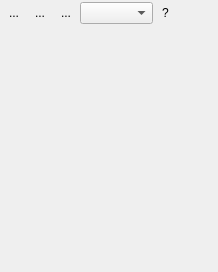
<?xml version="1.0" encoding="UTF-8"?>
<ui version="4.0">
 <class>dockMapViews</class>
 <widget class="QDockWidget" name="dockMapViews">
  <property name="geometry">
   <rect>
    <x>0</x>
    <y>0</y>
    <width>218</width>
    <height>272</height>
   </rect>
  </property>
  <property name="minimumSize">
   <size>
    <width>124</width>
    <height>218</height>
   </size>
  </property>
  <property name="windowTitle">
   <string>Map Views</string>
  </property>
  <widget class="QWidget" name="dockWidgetContents">
   <layout class="QVBoxLayout" name="verticalLayout">
    <property name="spacing">
     <number>2</number>
    </property>
    <property name="margin">
     <number>2</number>
    </property>
    <item>
     <widget class="QFrame" name="BVButtonList">
      <property name="sizePolicy">
       <sizepolicy hsizetype="Preferred" vsizetype="Preferred">
        <horstretch>0</horstretch>
        <verstretch>0</verstretch>
       </sizepolicy>
      </property>
      <property name="minimumSize">
       <size>
        <width>25</width>
        <height>0</height>
       </size>
      </property>
      <property name="maximumSize">
       <size>
        <width>16777215</width>
        <height>16777215</height>
       </size>
      </property>
      <property name="frameShape">
       <enum>QFrame::NoFrame</enum>
      </property>
      <property name="frameShadow">
       <enum>QFrame::Raised</enum>
      </property>
      <layout class="QHBoxLayout" name="horizontalLayout">
       <property name="spacing">
        <number>2</number>
       </property>
       <property name="margin">
        <number>0</number>
       </property>
       <item>
        <widget class="QToolButton" name="btnAddMapView">
         <property name="sizePolicy">
          <sizepolicy hsizetype="Fixed" vsizetype="Fixed">
           <horstretch>0</horstretch>
           <verstretch>0</verstretch>
          </sizepolicy>
         </property>
         <property name="text">
          <string>...</string>
         </property>
         <property name="icon">
          <iconset resource="resources.qrc">
           <normaloff>:/timeseriesviewer/icons/mActionAddMapView.svg</normaloff>:/timeseriesviewer/icons/mActionAddMapView.svg</iconset>
         </property>
         <property name="autoRaise">
          <bool>true</bool>
         </property>
        </widget>
       </item>
       <item>
        <widget class="QToolButton" name="btnRemoveMapView">
         <property name="sizePolicy">
          <sizepolicy hsizetype="Preferred" vsizetype="Preferred">
           <horstretch>0</horstretch>
           <verstretch>0</verstretch>
          </sizepolicy>
         </property>
         <property name="autoFillBackground">
          <bool>false</bool>
         </property>
         <property name="text">
          <string>...</string>
         </property>
         <property name="icon">
          <iconset resource="resources.qrc">
           <normaloff>:/timeseriesviewer/icons/mActionRemoveMapView.svg</normaloff>:/timeseriesviewer/icons/mActionRemoveMapView.svg</iconset>
         </property>
         <property name="autoRaise">
          <bool>true</bool>
         </property>
        </widget>
       </item>
       <item>
        <widget class="QToolButton" name="btnRefresh">
         <property name="toolTip">
          <string>Refresh map view rendering</string>
         </property>
         <property name="text">
          <string>...</string>
         </property>
         <property name="icon">
          <iconset resource="resources.qrc">
           <normaloff>:/timeseriesviewer/icons/mActionRefresh.png</normaloff>:/timeseriesviewer/icons/mActionRefresh.png</iconset>
         </property>
         <property name="autoRaise">
          <bool>true</bool>
         </property>
        </widget>
       </item>
       <item>
        <widget class="QComboBox" name="cbMapView">
         <property name="sizePolicy">
          <sizepolicy hsizetype="Preferred" vsizetype="Preferred">
           <horstretch>1</horstretch>
           <verstretch>0</verstretch>
          </sizepolicy>
         </property>
        </widget>
       </item>
       <item>
        <widget class="QToolButton" name="btnHighlightMapView">
         <property name="text">
          <string>?</string>
         </property>
         <property name="autoRaise">
          <bool>true</bool>
         </property>
        </widget>
       </item>
       <item>
        <spacer name="horizontalSpacer">
         <property name="orientation">
          <enum>Qt::Horizontal</enum>
         </property>
         <property name="sizeHint" stdset="0">
          <size>
           <width>40</width>
           <height>20</height>
          </size>
         </property>
        </spacer>
       </item>
      </layout>
     </widget>
    </item>
    <item>
     <widget class="QStackedWidget" name="stackedWidget"/>
    </item>
   </layout>
  </widget>
  <action name="actionApplyStyles">
   <property name="icon">
    <iconset resource="resources.qrc">
     <normaloff>:/timeseriesviewer/icons/mActionRefresh.png</normaloff>:/timeseriesviewer/icons/mActionRefresh.png</iconset>
   </property>
   <property name="text">
    <string>ApplyStyles</string>
   </property>
   <property name="toolTip">
    <string>Refresh this map view and apply all render settings</string>
   </property>
  </action>
  <action name="actionRemoveMapView">
   <property name="icon">
    <iconset resource="resources.qrc">
     <normaloff>:/timeseriesviewer/icons/mActionRemoveMapView.svg</normaloff>:/timeseriesviewer/icons/mActionRemoveMapView.svg</iconset>
   </property>
   <property name="text">
    <string>Remove view</string>
   </property>
   <property name="toolTip">
    <string>Remove this map view</string>
   </property>
  </action>
  <action name="actionAddMapView">
   <property name="icon">
    <iconset resource="resources.qrc">
     <normaloff>:/timeseriesviewer/icons/mActionAddMapView.svg</normaloff>:/timeseriesviewer/icons/mActionAddMapView.svg</iconset>
   </property>
   <property name="text">
    <string>ApplyStyles</string>
   </property>
   <property name="toolTip">
    <string>Create a new map view</string>
   </property>
  </action>
  <action name="actionHighlightMapView">
   <property name="text">
    <string>?</string>
   </property>
   <property name="toolTip">
    <string>Click to highlight this map view</string>
   </property>
  </action>
 </widget>
 <resources>
  <include location="resources.qrc"/>
 </resources>
 <connections/>
</ui>
